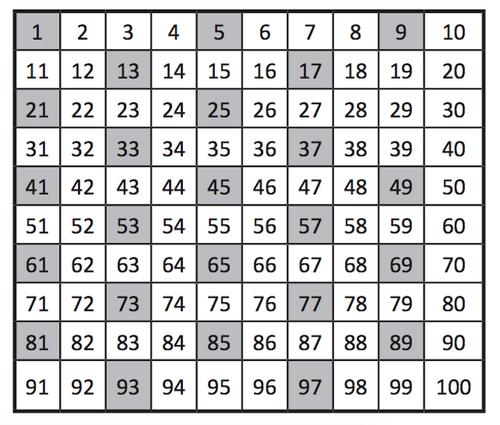
#> input picture ConjuntoImagenes/tabla_numeros.jpg, 500 x 425 px, found by its file name
$ python ejemploFiltro04.py
#> lines starting #> are read from the running program, lines starting #| are printed output that depends on the picture; after the words box and inside, x2 and y2 are one past the last pixel; in counts of white or black regions, pixels touching at a corner belong together
# Importar la biblioteca OpenCV para procesamiento de imágenes
import cv2

# Inicializar el tamaño del bloque y la constante para el umbral adaptativo
bloque = 3  # Tamaño del bloque para el cálculo del umbral
constante = 0  # Constante que se resta del valor medio de la vecindad

# Función para actualizar el tamaño del bloque
def actualizarBloque(blq):
    global bloque  # Declarar que se usará la variable global 'bloque'
    bloque = blq  # Asignar el nuevo valor del bloque
    # Asegurarse de que el bloque sea al menos 3 y que sea impar
    if bloque < 3:
        bloque = 3
    elif bloque % 2 == 0:
        bloque += 1  # Aumentar el bloque para que sea impar
    # Aplicar el umbral adaptativo a la imagen
    imgUmbralizada = cv2.adaptiveThreshold(img, 255, cv2.ADAPTIVE_THRESH_GAUSSIAN_C, cv2.THRESH_BINARY, bloque, constante)
    # Mostrar la imagen umbralizada
    cv2.imshow('imagen filtrada', imgUmbralizada)

# Función para actualizar la constante
def actualizarConstante(cte):
    global constante  # Declarar que se usará la variable global 'constante'
    constante = cte  # Asignar el nuevo valor de la constante
    # Aplicar el umbral adaptativo a la imagen
    imgUmbralizada = cv2.adaptiveThreshold(img, 255, cv2.ADAPTIVE_THRESH_GAUSSIAN_C, cv2.THRESH_BINARY, bloque, constante)
    # Mostrar la imagen umbralizada
    cv2.imshow('imagen filtrada', imgUmbralizada)

# Leer la imagen en escala de grises desde la ruta especificada
img = cv2.imread('C:/Users/diego/Desktop/IA/ConjuntoImagenes/tabla_numeros.jpg', 0)
#> img: shape (425, 500); min 0, max 255, mean 206.7
# Aplicar el umbral adaptativo a la imagen inicial
imgUmbralizada = cv2.adaptiveThreshold(img, 255, cv2.ADAPTIVE_THRESH_GAUSSIAN_C, cv2.THRESH_BINARY, bloque, constante)
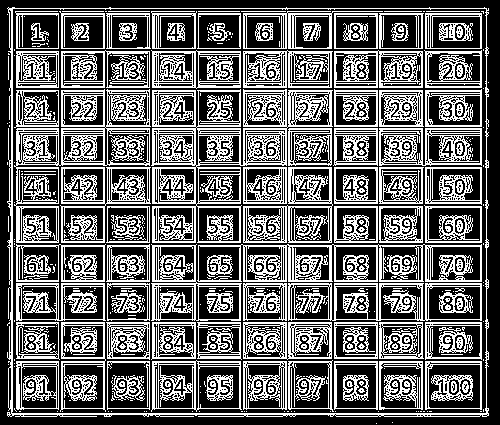
#> imgUmbralizada: shape (425, 500); 40.2% white in thin lines or dots

# Mostrar la imagen original
cv2.imshow('imagen original', img)
# Mostrar la imagen umbralizada
cv2.imshow('imagen filtrada', imgUmbralizada)

# Crear una barra de seguimiento para ajustar el tamaño del bloque
cv2.createTrackbar('Bloque', 'imagen original', 0, 100, actualizarBloque)
#> slider 'Bloque' is set to 33
# Crear una barra de seguimiento para ajustar la constante
cv2.createTrackbar('constante', 'imagen original', 0, 255, actualizarConstante)
#> slider 'constante' is set to 85

# Esperar a que se presione una tecla
cv2.waitKey(0)
#> in actualizarBloque, `imgUmbralizada = cv2.adaptiveThreshold(img, 255, cv2.ADAPTIVE_THRESH_G..`:
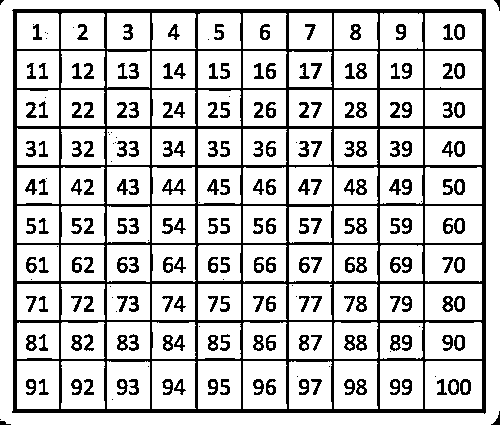
#> imgUmbralizada: shape (425, 500); 79.6% white; 233 black regions (38 under 20 px), largest, box (x1, y1, x2, y2) and area: (12, 9, 486, 414) 26171, (162, 179, 186, 195) 156, (350, 24, 361, 40) 112
#> in actualizarConstante, `imgUmbralizada = cv2.adaptiveThreshold(img, 255, cv2.ADAPTIVE_THRESH_G..`:
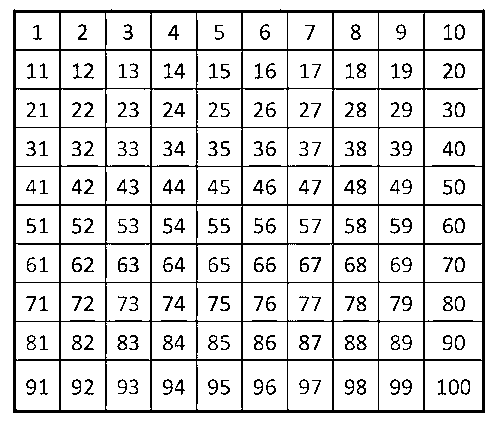
#> imgUmbralizada: shape (425, 500); 86.5% white; black in thin lines or dots, all inside (x1, y1, x2, y2) = (13, 9, 485, 413)
# Cerrar todas las ventanas abiertas
cv2.destroyAllWindows()

$ run again, with ConjuntoImagenes/ECCI2.jpg copied over ConjuntoImagenes/tabla_numeros.jpg
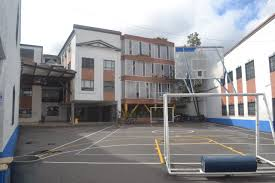
#> input picture ConjuntoImagenes/ECCI2.jpg, 275 x 183 px, found by its file name
#> `imgUmbralizada = cv2.adaptiveThreshold(img, 255, cv2.ADAPTIVE_THRESH_G..`:
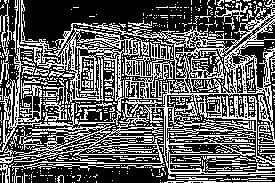
#> imgUmbralizada: shape (183, 275); 37.4% white in thin lines or dots
#> in actualizarConstante, `imgUmbralizada = cv2.adaptiveThreshold(img, 255, cv2.ADAPTIVE_THRESH_G..`:
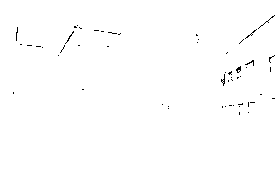
#> imgUmbralizada: shape (183, 275); 99.5% white; black in thin lines or dots, all inside (x1, y1, x2, y2) = (13, 15, 275, 115)
